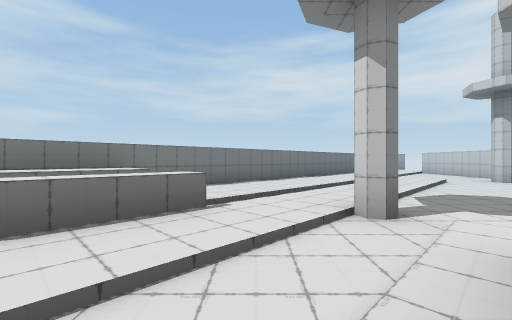
[1] (above)

16 first-person views from a walk through a scene from a Unity 3-D project. The camera is 1.2 m above the floor, looks level and sees 90° across. The floor is counted in squares, 2 m on a side. Each view is taken from the middle of a square. On the plan, view 1 faces up. The plan holds only what a view shows up to about 9 squares ahead; the rest is blank.

[2]
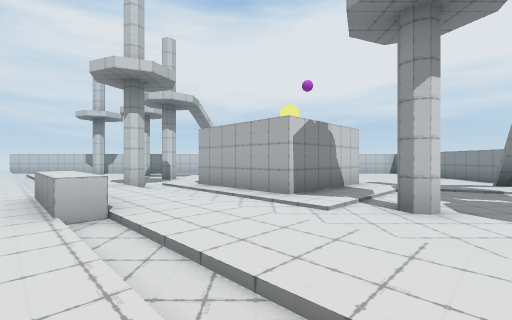

[3]
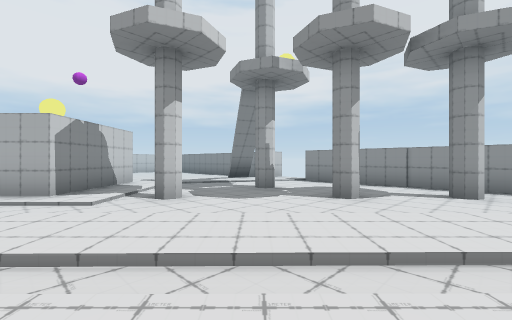

[4]
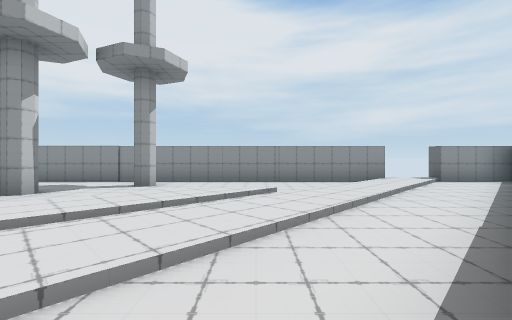

[5]
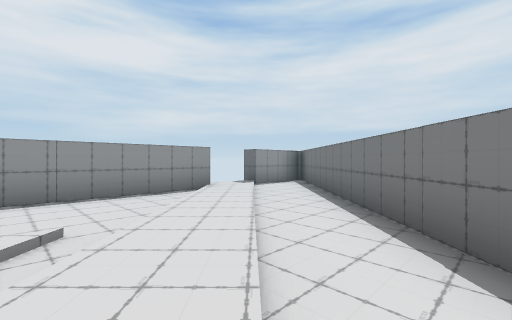

[6]
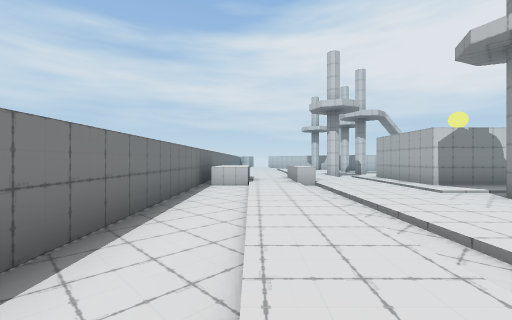

[7]
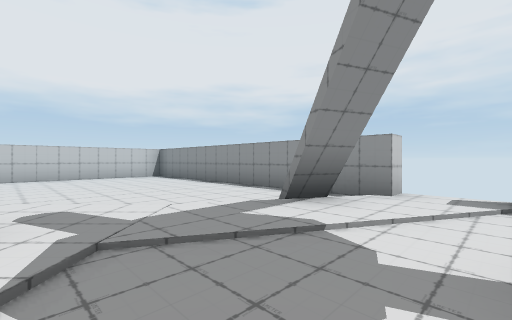

[8]
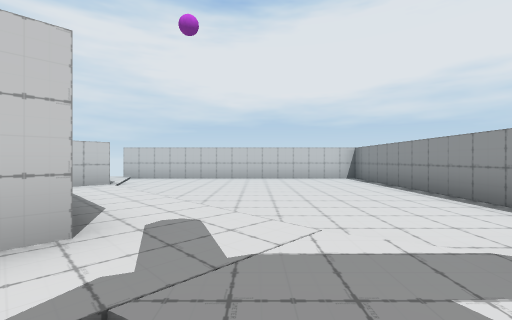

[9]
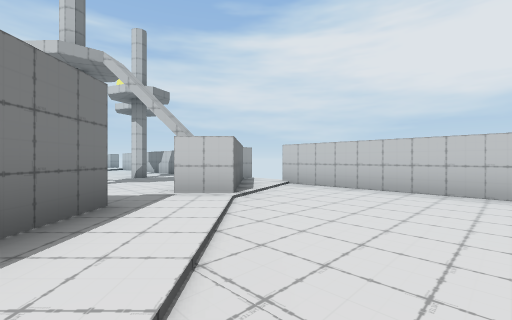

[10]
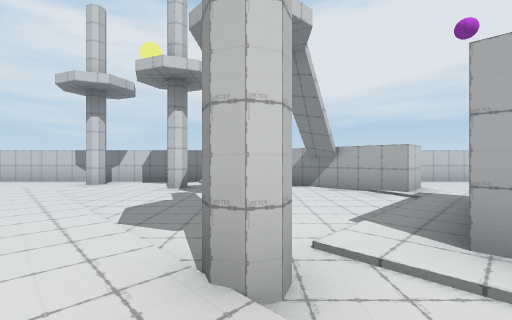

[11]
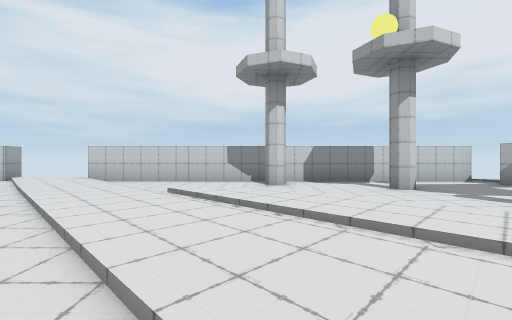

[12]
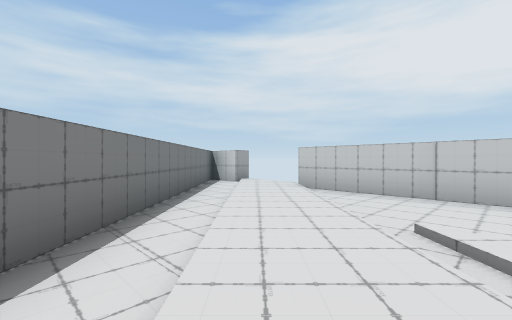

[13]
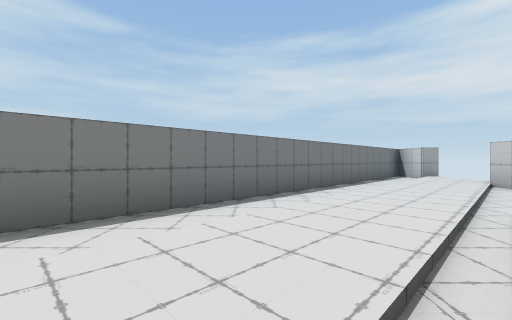

[14]
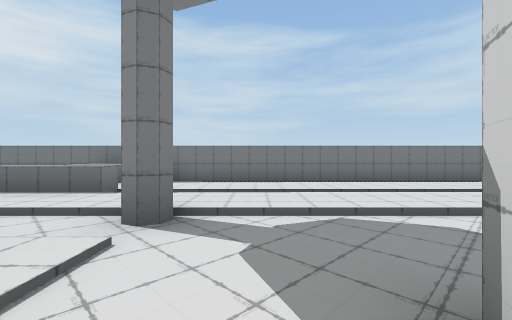

[15]
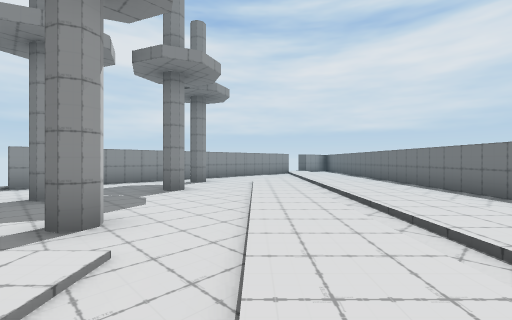

[16]
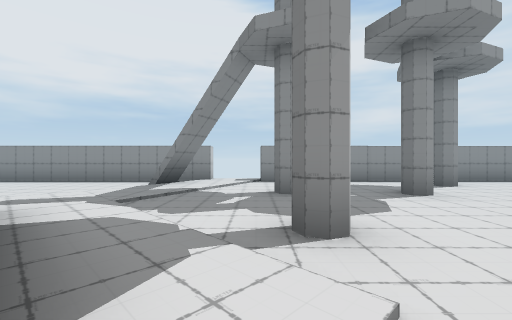

### Floor plan
Key: @ floor where view 1 was taken; # wall or solid block; x gap in a wall; . floor; / step, stairs or slope; ^ raised ledge.
Columns run from 16 left of view 1 to 9 right of it. Each row starts with its distance up from view 1.
 17                        ###
 16                       ##.#
 15                      ##./x
 14                     ##./.
 13                    ##./..
 12                   ##./...#
 11                  ##./../.#
 10                 ##..../..#
  9                ##..../...#
  8               ##..../..#.#
  7              ##../././...#
  6              #../././....#
  5             ##^/././..#..#
  4           ###^^././......#
  3          ##....^./#.#....#
  2         ##../.^/.......###
  1        ##../././..#...##.
  0       ##../././.@###..#..x
 -1      ##../././..####.....#
 -2     ##../././..#.##......#
 -3    ##../././.............#
 -4   ##../././..............#
 -5  ##.././//..#.#..........#
 -6 ##.././....#.....#.......#
 -7 #.././...................#
 -8 ###x ##########x #########

Where each view was taken, in squares from view 1:
view 1: 0 up, 0 right, facing up
view 2: 0 up, 5 left, facing right
view 3: 0 up, 6 left, facing down-right
view 4: 0 up, 8 left, facing down
view 5: 2 down, 8 left, facing down-left
view 6: 2 down, 8 left, facing up-right
view 7: 3 down, 1 left, facing down-right
view 8: 4 down, 0 right, facing right
view 9: 4 down, 3 right, facing up-right
view 10: 3 up, 0 right, facing right
view 11: 8 up, 1 right, facing right
view 12: 9 up, 3 right, facing up-right
view 13: 7 up, 3 right, facing up
view 14: 2 up, 4 right, facing up-left
view 15: 1 up, 1 left, facing down-left
view 16: 0 up, 1 left, facing down
